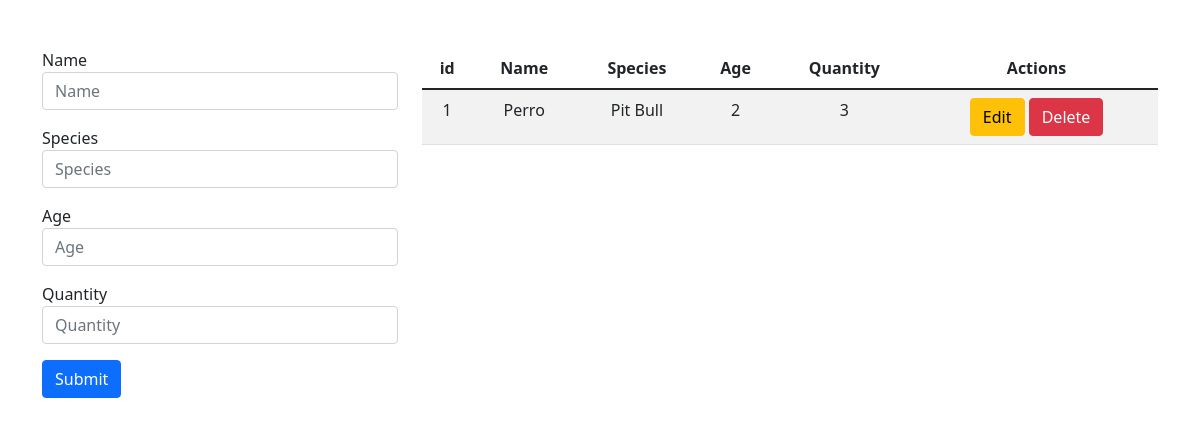
The page /pets/dashboard/ on the database as committed earlier.
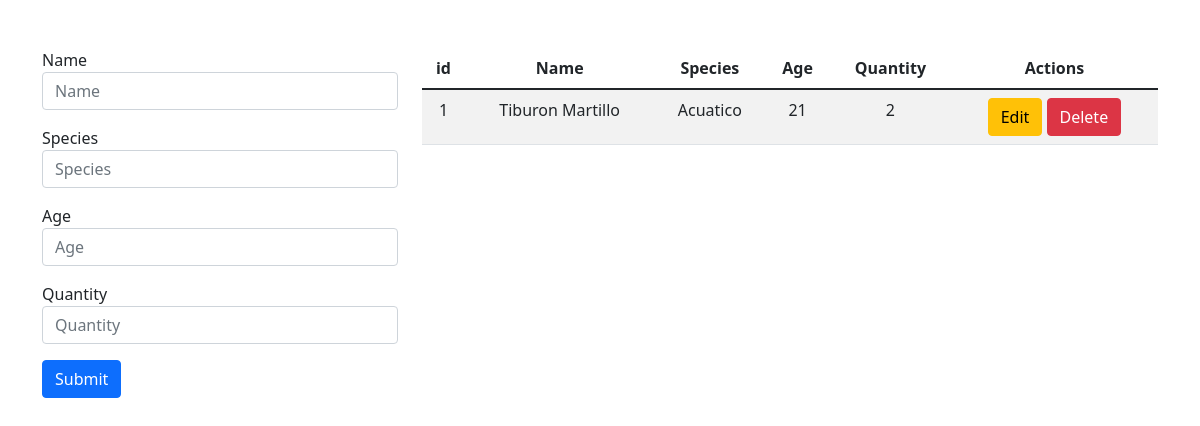
The same page on the database as committed later.
### apps/pets/models.py (models this page shows, shortened)
class Pet(models.Model):
    name = models.CharField(max_length=255)
    species = models.CharField(max_length=255)
    age = models.IntegerField()
    quantity = models.IntegerField(default=1)
    created_at = models.DateTimeField(auto_now_add=True)

### apps/pets/views.py (the view, shortened to what this page needs)
# urls.py: path('dashboard/', views.dashboard.as_view(), name='dashboard'),
class dashboard(views.View):
        def get(self, request):
            pets = Pet.objects.all()
            return render(request, 'pets/dashboard.html',{'pets':pets})

### templates/pets/dashboard.html (shortened to what this page needs)
<!DOCTYPE html>
<html lang="en">
<head>
    <link href="https://cdn.jsdelivr.net/npm/bootstrap@5.1.3/dist/css/bootstrap.min.css" rel="stylesheet"
>
</head>
<body>
    <main>
        <div class="container mt-5">
            <div class="row">
                <div class="col-md-4 col-sm-12">
                    <form action="/pets/dashboard/" method="POST">{% csrf_token %}
                        <div class="form-group mb-3">
                            <label for="name">Name</label>
                            <input type="text" class="form-control" id="name" name="name" placeholder="Name">
                        </div>
                        <div class="form-group mb-3">
                            <label for="species">Species</label>
                            <input type="text" class="form-control" id="species" name="species" placeholder="Species">
                        </div>
                        <div class="form-group mb-3">
                            <label for="age">Age</label>
                            <input type="text" class="form-control" id="age" name="age" placeholder="Age">
                        </div>
                        <div class="form-group mb-3">
                            <label for="quantity">Quantity</label>
                            <input type="text" class="form-control" id="quantity" name="quantity"
                                placeholder="Quantity">
                        </div>
                        <button type="submit" class="btn btn-primary">Submit</button>
                    </form>
                </div>
                <div class="col-md-8 col-sm-12">
                    <table class="table table-striped table-hover text-center">
                        <thead>
                            <tr>
                                <th scope="col">id</th>
                                <th scope="col">Name</th>
                                <th scope="col">Species</th>
                                <th scope="col">Age</th>
                                <th scope="col">Quantity</th>
                                <th scope="col">Actions</th>
                            </tr>
                        </thead>
                        <tbody>
                            {% for pet in pets%}
                            <tr>
                                <td>{{pet.id}}</td>
                                <td>{{pet.name}}</td>
                                <td>{{pet.species}}</td>
                                <td>{{pet.age}}</td>
                                <td>{{pet.quantity}}</td>
                                <td>
                                    <a href="/pets/editarPet/{{pet.id}}" class="btn btn-warning">Edit</a>
                                    <a href="/pets/eliminar/{{pet.id}}" class="btn btn-danger">Delete</a>
                                </td>
                            </tr>
                            {% endfor %}
                        </tbody>
                    </table>
                </div>
            </div>
        </div>
    </main>
</body>
</html>

Rows that differ between the two databases and show on the page:
changed Pet id 1: name "Perro" → "Tiburon Martillo"; species "Pit Bull" → "Acuatico"; age "2" → "21"; quantity "3" → "2"
